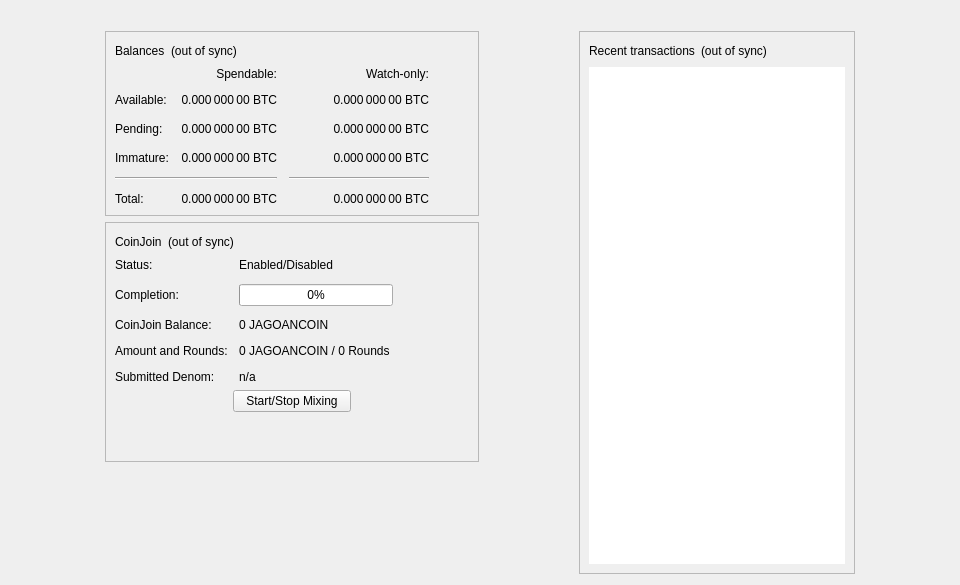
<?xml version="1.0" encoding="UTF-8"?>
<ui version="4.0">
 <class>OverviewPage</class>
 <widget class="QWidget" name="OverviewPage">
  <property name="geometry">
   <rect>
    <x>0</x>
    <y>0</y>
    <width>960</width>
    <height>585</height>
   </rect>
  </property>
  <property name="minimumSize">
   <size>
    <width>960</width>
    <height>0</height>
   </size>
  </property>
  <property name="windowTitle">
   <string>Form</string>
  </property>
  <layout class="QVBoxLayout" name="topLayout">
   <item>
    <widget class="QLabel" name="labelAlerts">
     <property name="visible">
      <bool>false</bool>
     </property>
     <property name="wordWrap">
      <bool>true</bool>
     </property>
     <property name="margin">
      <number>3</number>
     </property>
     <property name="textInteractionFlags">
      <set>Qt::TextSelectableByMouse</set>
     </property>
    </widget>
   </item>
   <item>
    <layout class="QHBoxLayout" name="horizontalLayout" stretch="1,0,1,0,1">
     <item>
      <spacer name="horizontalSpacerLeft">
       <property name="orientation">
        <enum>Qt::Horizontal</enum>
       </property>
       <property name="sizeType">
        <enum>QSizePolicy::Preferred</enum>
       </property>
       <property name="sizeHint" stdset="0">
        <size>
         <width>10</width>
         <height>20</height>
        </size>
       </property>
      </spacer>
     </item>
     <item>
      <layout class="QVBoxLayout" name="verticalLayout_2">
       <item>
        <widget class="QFrame" name="frame">
         <property name="frameShape">
          <enum>QFrame::StyledPanel</enum>
         </property>
         <property name="frameShadow">
          <enum>QFrame::Raised</enum>
         </property>
         <layout class="QVBoxLayout" name="verticalLayout_4">
          <item>
           <layout class="QHBoxLayout" name="horizontalLayout_4">
            <item>
             <widget class="QLabel" name="label_5">
              <property name="text">
               <string>Balances</string>
              </property>
             </widget>
            </item>
            <item>
             <widget class="QLabel" name="labelWalletStatus">
              <property name="toolTip">
               <string>The displayed information may be out of date. Your wallet automatically synchronizes with the Jagoancoin network after a connection is established, but this process has not completed yet.</string>
              </property>
              <property name="text">
               <string notr="true">(out of sync)</string>
              </property>
              <property name="alignment">
               <set>Qt::AlignLeading|Qt::AlignLeft|Qt::AlignVCenter</set>
              </property>
             </widget>
            </item>
            <item>
             <spacer name="horizontalSpacer_3">
              <property name="orientation">
               <enum>Qt::Horizontal</enum>
              </property>
              <property name="sizeHint" stdset="0">
               <size>
                <width>40</width>
                <height>20</height>
               </size>
              </property>
             </spacer>
            </item>
           </layout>
          </item>
          <item>
           <layout class="QGridLayout" name="gridLayout">
            <property name="spacing">
             <number>12</number>
            </property>
            <item row="2" column="2">
             <widget class="QLabel" name="labelWatchPending">
              <property name="cursor">
               <cursorShape>IBeamCursor</cursorShape>
              </property>
              <property name="toolTip">
               <string>Unconfirmed transactions to watch-only addresses</string>
              </property>
              <property name="text">
               <string notr="true">0.000 000 00 BTC</string>
              </property>
              <property name="alignment">
               <set>Qt::AlignRight|Qt::AlignTrailing|Qt::AlignVCenter</set>
              </property>
              <property name="textInteractionFlags">
               <set>Qt::LinksAccessibleByMouse|Qt::TextSelectableByKeyboard|Qt::TextSelectableByMouse</set>
              </property>
             </widget>
            </item>
            <item row="2" column="1">
             <widget class="QLabel" name="labelUnconfirmed">
              <property name="cursor">
               <cursorShape>IBeamCursor</cursorShape>
              </property>
              <property name="toolTip">
               <string>Total of transactions that have yet to be confirmed, and do not yet count toward the spendable balance</string>
              </property>
              <property name="text">
               <string notr="true">0.000 000 00 BTC</string>
              </property>
              <property name="alignment">
               <set>Qt::AlignRight|Qt::AlignTrailing|Qt::AlignVCenter</set>
              </property>
              <property name="textInteractionFlags">
               <set>Qt::LinksAccessibleByMouse|Qt::TextSelectableByKeyboard|Qt::TextSelectableByMouse</set>
              </property>
             </widget>
            </item>
            <item row="3" column="2">
             <widget class="QLabel" name="labelWatchImmature">
              <property name="cursor">
               <cursorShape>IBeamCursor</cursorShape>
              </property>
              <property name="toolTip">
               <string>Mined balance in watch-only addresses that has not yet matured</string>
              </property>
              <property name="text">
               <string notr="true">0.000 000 00 BTC</string>
              </property>
              <property name="alignment">
               <set>Qt::AlignRight|Qt::AlignTrailing|Qt::AlignVCenter</set>
              </property>
              <property name="textInteractionFlags">
               <set>Qt::LinksAccessibleByMouse|Qt::TextSelectableByKeyboard|Qt::TextSelectableByMouse</set>
              </property>
             </widget>
            </item>
            <item row="4" column="0" colspan="2">
             <widget class="Line" name="lineSpendableBalance">
              <property name="orientation">
               <enum>Qt::Horizontal</enum>
              </property>
             </widget>
            </item>
            <item row="4" column="2">
             <widget class="Line" name="lineWatchBalance">
              <property name="sizePolicy">
               <sizepolicy hsizetype="Preferred" vsizetype="Fixed">
                <horstretch>0</horstretch>
                <verstretch>0</verstretch>
               </sizepolicy>
              </property>
              <property name="minimumSize">
               <size>
                <width>140</width>
                <height>0</height>
               </size>
              </property>
              <property name="orientation">
               <enum>Qt::Horizontal</enum>
              </property>
             </widget>
            </item>
            <item row="5" column="0">
             <widget class="QLabel" name="labelTotalText">
              <property name="text">
               <string>Total:</string>
              </property>
             </widget>
            </item>
            <item row="3" column="1">
             <widget class="QLabel" name="labelImmature">
              <property name="cursor">
               <cursorShape>IBeamCursor</cursorShape>
              </property>
              <property name="toolTip">
               <string>Mined balance that has not yet matured</string>
              </property>
              <property name="text">
               <string notr="true">0.000 000 00 BTC</string>
              </property>
              <property name="alignment">
               <set>Qt::AlignRight|Qt::AlignTrailing|Qt::AlignVCenter</set>
              </property>
              <property name="textInteractionFlags">
               <set>Qt::LinksAccessibleByMouse|Qt::TextSelectableByKeyboard|Qt::TextSelectableByMouse</set>
              </property>
             </widget>
            </item>
            <item row="2" column="3">
             <spacer name="horizontalSpacer_2">
              <property name="orientation">
               <enum>Qt::Horizontal</enum>
              </property>
              <property name="sizeHint" stdset="0">
               <size>
                <width>40</width>
                <height>20</height>
               </size>
              </property>
             </spacer>
            </item>
            <item row="3" column="0">
             <widget class="QLabel" name="labelImmatureText">
              <property name="text">
               <string>Immature:</string>
              </property>
             </widget>
            </item>
            <item row="5" column="1">
             <widget class="QLabel" name="labelTotal">
              <property name="cursor">
               <cursorShape>IBeamCursor</cursorShape>
              </property>
              <property name="toolTip">
               <string>Your current total balance</string>
              </property>
              <property name="text">
               <string notr="true">0.000 000 00 BTC</string>
              </property>
              <property name="alignment">
               <set>Qt::AlignRight|Qt::AlignTrailing|Qt::AlignVCenter</set>
              </property>
              <property name="textInteractionFlags">
               <set>Qt::LinksAccessibleByMouse|Qt::TextSelectableByKeyboard|Qt::TextSelectableByMouse</set>
              </property>
             </widget>
            </item>
            <item row="5" column="2">
             <widget class="QLabel" name="labelWatchTotal">
              <property name="cursor">
               <cursorShape>IBeamCursor</cursorShape>
              </property>
              <property name="toolTip">
               <string>Current total balance in watch-only addresses</string>
              </property>
              <property name="text">
               <string notr="true">0.000 000 00 BTC</string>
              </property>
              <property name="alignment">
               <set>Qt::AlignRight|Qt::AlignTrailing|Qt::AlignVCenter</set>
              </property>
              <property name="textInteractionFlags">
               <set>Qt::LinksAccessibleByMouse|Qt::TextSelectableByKeyboard|Qt::TextSelectableByMouse</set>
              </property>
             </widget>
            </item>
            <item row="0" column="2">
             <widget class="QLabel" name="labelWatchonly">
              <property name="text">
               <string>Watch-only:</string>
              </property>
              <property name="alignment">
               <set>Qt::AlignRight|Qt::AlignTrailing|Qt::AlignVCenter</set>
              </property>
             </widget>
            </item>
            <item row="1" column="0">
             <widget class="QLabel" name="labelBalanceText">
              <property name="text">
               <string>Available:</string>
              </property>
             </widget>
            </item>
            <item row="1" column="1">
             <widget class="QLabel" name="labelBalance">
              <property name="cursor">
               <cursorShape>IBeamCursor</cursorShape>
              </property>
              <property name="toolTip">
               <string>Your current spendable balance</string>
              </property>
              <property name="text">
               <string notr="true">0.000 000 00 BTC</string>
              </property>
              <property name="alignment">
               <set>Qt::AlignRight|Qt::AlignTrailing|Qt::AlignVCenter</set>
              </property>
              <property name="textInteractionFlags">
               <set>Qt::LinksAccessibleByMouse|Qt::TextSelectableByKeyboard|Qt::TextSelectableByMouse</set>
              </property>
             </widget>
            </item>
            <item row="1" column="2">
             <widget class="QLabel" name="labelWatchAvailable">
              <property name="cursor">
               <cursorShape>IBeamCursor</cursorShape>
              </property>
              <property name="toolTip">
               <string>Your current balance in watch-only addresses</string>
              </property>
              <property name="text">
               <string notr="true">0.000 000 00 BTC</string>
              </property>
              <property name="alignment">
               <set>Qt::AlignRight|Qt::AlignTrailing|Qt::AlignVCenter</set>
              </property>
              <property name="textInteractionFlags">
               <set>Qt::LinksAccessibleByMouse|Qt::TextSelectableByKeyboard|Qt::TextSelectableByMouse</set>
              </property>
             </widget>
            </item>
            <item row="2" column="0">
             <widget class="QLabel" name="labelPendingText">
              <property name="text">
               <string>Pending:</string>
              </property>
             </widget>
            </item>
            <item row="0" column="1">
             <widget class="QLabel" name="labelSpendable">
              <property name="text">
               <string>Spendable:</string>
              </property>
              <property name="alignment">
               <set>Qt::AlignRight|Qt::AlignTrailing|Qt::AlignVCenter</set>
              </property>
             </widget>
            </item>
           </layout>
          </item>
         </layout>
        </widget>
       </item>
       <item>
        <widget class="QFrame" name="frameCoinJoin">
         <property name="layoutDirection">
          <enum>Qt::LeftToRight</enum>
         </property>
         <property name="frameShape">
          <enum>QFrame::StyledPanel</enum>
         </property>
         <property name="frameShadow">
          <enum>QFrame::Raised</enum>
         </property>
         <layout class="QVBoxLayout" name="VerticalLayout_PS1">
          <item>
           <layout class="QHBoxLayout" name="horizontalLayout_5">
            <item>
             <widget class="QLabel" name="labelCoinJoinHeader">
              <property name="text">
               <string notr="true">CoinJoin</string>
              </property>
             </widget>
            </item>
            <item>
             <widget class="QLabel" name="labelCoinJoinSyncStatus">
              <property name="toolTip">
               <string>The displayed information may be out of date. Your wallet automatically synchronizes with the Jagoancoin network after a connection is established, but this process has not completed yet.</string>
              </property>
              <property name="text">
               <string notr="true">(out of sync)</string>
              </property>
              <property name="alignment">
               <set>Qt::AlignLeading|Qt::AlignLeft|Qt::AlignVCenter</set>
              </property>
             </widget>
            </item>
            <item>
             <spacer name="horizontalSpacer_4">
              <property name="orientation">
               <enum>Qt::Horizontal</enum>
              </property>
              <property name="sizeHint" stdset="0">
               <size>
                <width>40</width>
                <height>20</height>
               </size>
              </property>
             </spacer>
            </item>
           </layout>
          </item>
          <item>
           <layout class="QFormLayout" name="coinJoinFormLayout">
            <property name="fieldGrowthPolicy">
             <enum>QFormLayout::AllNonFixedFieldsGrow</enum>
            </property>
            <property name="horizontalSpacing">
             <number>11</number>
            </property>
            <property name="verticalSpacing">
             <number>12</number>
            </property>
            <item row="0" column="0">
             <widget class="QLabel" name="labelCoinJoinEnabledText">
              <property name="text">
               <string>Status:</string>
              </property>
             </widget>
            </item>
            <item row="0" column="1">
             <widget class="QLabel" name="labelCoinJoinEnabled">
              <property name="text">
               <string>Enabled/Disabled</string>
              </property>
             </widget>
            </item>
            <item row="1" column="0">
             <widget class="QLabel" name="labelCompletitionText">
              <property name="text">
               <string>Completion:</string>
              </property>
             </widget>
            </item>
            <item row="1" column="1">
             <widget class="QProgressBar" name="coinJoinProgress">
              <property name="maximumSize">
               <size>
                <width>154</width>
                <height>16777215</height>
               </size>
              </property>
              <property name="value">
               <number>0</number>
              </property>
             </widget>
            </item>
            <item row="2" column="0">
             <widget class="QLabel" name="labelAnonymizedText">
              <property name="text">
               <string notr="true">CoinJoin Balance:</string>
              </property>
             </widget>
            </item>
            <item row="2" column="1">
             <widget class="QLabel" name="labelAnonymized">
              <property name="text">
               <string notr="true">0 JAGOANCOIN</string>
              </property>
             </widget>
            </item>
            <item row="3" column="0">
             <widget class="QLabel" name="labelAmountAndRoundsText">
              <property name="text">
               <string>Amount and Rounds:</string>
              </property>
             </widget>
            </item>
            <item row="3" column="1">
             <widget class="QLabel" name="labelAmountRounds">
              <property name="text">
               <string>0 JAGOANCOIN / 0 Rounds</string>
              </property>
             </widget>
            </item>
            <item row="4" column="0">
             <widget class="QLabel" name="labelSubmittedDenomText">
              <property name="text">
               <string>Submitted Denom:</string>
              </property>
             </widget>
            </item>
            <item row="4" column="1">
             <widget class="QLabel" name="labelSubmittedDenom">
              <property name="toolTip">
               <string>The denominations you submitted to the Smartnode.&lt;br&gt;To mix, other users must submit the exact same denominations.</string>
              </property>
              <property name="text">
               <string>n/a</string>
              </property>
              <property name="wordWrap">
               <bool>true</bool>
              </property>
             </widget>
            </item>
           </layout>
          </item>
          <item>
           <layout class="QVBoxLayout" name="VerticalLayout_PS">
            <item>
             <layout class="QHBoxLayout" name="horizontalLayout_3">
              <property name="topMargin">
               <number>0</number>
              </property>
              <item>
               <spacer name="horizontalSpacer_5">
                <property name="orientation">
                 <enum>Qt::Horizontal</enum>
                </property>
                <property name="sizeHint" stdset="0">
                 <size>
                  <width>40</width>
                  <height>20</height>
                 </size>
                </property>
               </spacer>
              </item>
              <item>
               <widget class="QPushButton" name="toggleCoinJoin">
                <property name="sizePolicy">
                 <sizepolicy hsizetype="MinimumExpanding" vsizetype="Fixed">
                  <horstretch>0</horstretch>
                  <verstretch>0</verstretch>
                 </sizepolicy>
                </property>
                <property name="text">
                 <string>Start/Stop Mixing</string>
                </property>
               </widget>
              </item>
              <item>
               <spacer name="horizontalSpacer_6">
                <property name="orientation">
                 <enum>Qt::Horizontal</enum>
                </property>
                <property name="sizeHint" stdset="0">
                 <size>
                  <width>40</width>
                  <height>20</height>
                 </size>
                </property>
               </spacer>
              </item>
             </layout>
            </item>
            <item>
             <spacer name="verticalSpacer_3">
              <property name="orientation">
               <enum>Qt::Vertical</enum>
              </property>
              <property name="sizeHint" stdset="0">
               <size>
                <width>20</width>
                <height>40</height>
               </size>
              </property>
             </spacer>
            </item>
           </layout>
          </item>
         </layout>
        </widget>
       </item>
       <item>
        <spacer name="verticalSpacer">
         <property name="orientation">
          <enum>Qt::Vertical</enum>
         </property>
         <property name="sizeHint" stdset="0">
          <size>
           <width>20</width>
           <height>40</height>
          </size>
         </property>
        </spacer>
       </item>
      </layout>
     </item>
     <item>
      <spacer name="horizontalSpacerCenter">
       <property name="orientation">
        <enum>Qt::Horizontal</enum>
       </property>
       <property name="sizeHint" stdset="0">
        <size>
         <width>10</width>
         <height>20</height>
        </size>
       </property>
      </spacer>
     </item>
     <item>
      <layout class="QVBoxLayout" name="verticalLayout_3">
       <item>
        <widget class="QFrame" name="frame_2">
         <property name="frameShape">
          <enum>QFrame::StyledPanel</enum>
         </property>
         <property name="frameShadow">
          <enum>QFrame::Raised</enum>
         </property>
         <layout class="QVBoxLayout" name="verticalLayout">
          <item>
           <layout class="QHBoxLayout" name="horizontalLayout_2">
            <item>
             <widget class="QLabel" name="label_4">
              <property name="text">
               <string>Recent transactions</string>
              </property>
             </widget>
            </item>
            <item>
             <widget class="QLabel" name="labelTransactionsStatus">
              <property name="toolTip">
               <string>The displayed information may be out of date. Your wallet automatically synchronizes with the Jagoancoin network after a connection is established, but this process has not completed yet.</string>
              </property>
              <property name="text">
               <string notr="true">(out of sync)</string>
              </property>
              <property name="alignment">
               <set>Qt::AlignLeading|Qt::AlignLeft|Qt::AlignVCenter</set>
              </property>
             </widget>
            </item>
            <item>
             <spacer name="horizontalSpacer">
              <property name="orientation">
               <enum>Qt::Horizontal</enum>
              </property>
              <property name="sizeHint" stdset="0">
               <size>
                <width>40</width>
                <height>20</height>
               </size>
              </property>
             </spacer>
            </item>
           </layout>
          </item>
          <item>
           <widget class="QListView" name="listTransactions">
            <property name="frameShape">
             <enum>QFrame::NoFrame</enum>
            </property>
            <property name="verticalScrollBarPolicy">
             <enum>Qt::ScrollBarAlwaysOff</enum>
            </property>
            <property name="horizontalScrollBarPolicy">
             <enum>Qt::ScrollBarAlwaysOff</enum>
            </property>
            <property name="selectionMode">
             <enum>QAbstractItemView::NoSelection</enum>
            </property>
           </widget>
          </item>
         </layout>
        </widget>
       </item>
      </layout>
     </item>
     <item>
      <spacer name="horizontalSpacerRight">
       <property name="orientation">
        <enum>Qt::Horizontal</enum>
       </property>
       <property name="sizeType">
        <enum>QSizePolicy::Preferred</enum>
       </property>
       <property name="sizeHint" stdset="0">
        <size>
         <width>10</width>
         <height>20</height>
        </size>
       </property>
      </spacer>
     </item>
    </layout>
   </item>
  </layout>
 </widget>
 <resources/>
 <connections/>
</ui>
